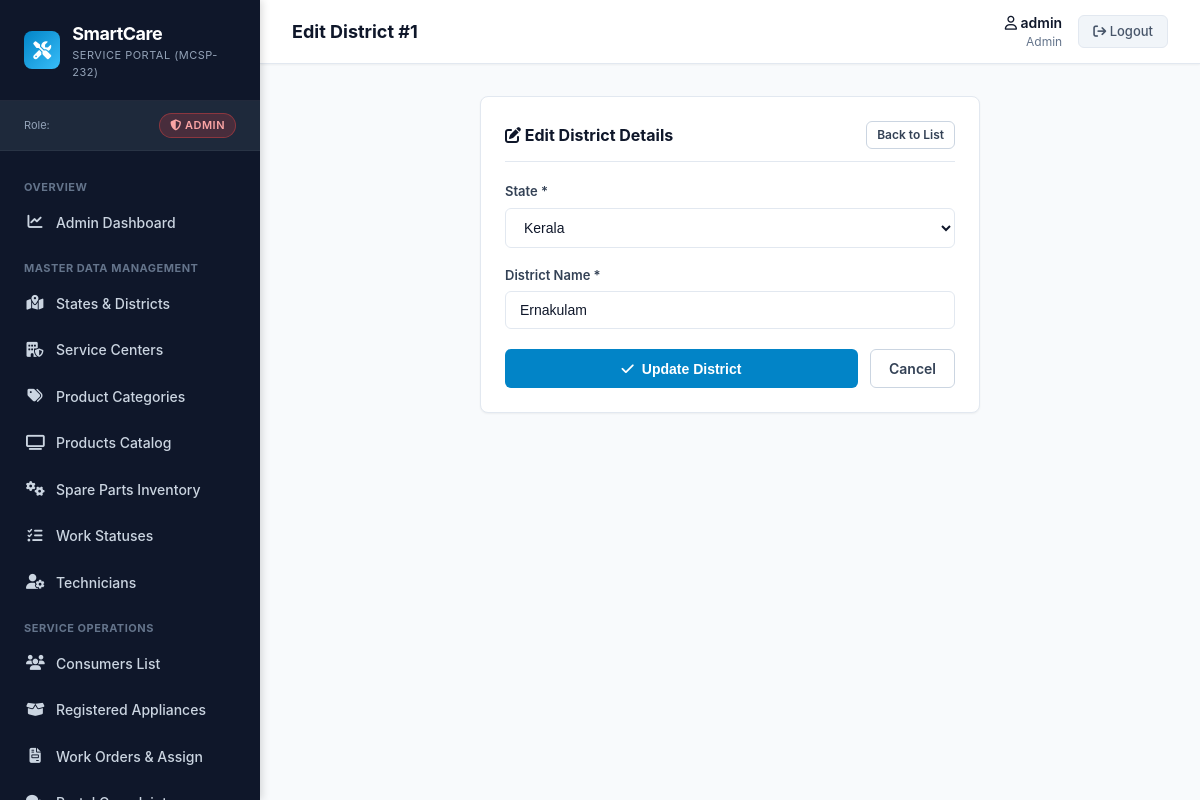
Screenshot of /manage/districts/edit/1/ (signed in) with the database file from the repository.
### accounts/models.py (models this page shows, shortened)
class District(models.Model):
    Distid = models.AutoField(primary_key=True)
    District = models.CharField(max_length=20)
    statid = models.ForeignKey(
        State,
        on_delete=models.CASCADE,
        db_column='statid',
        related_name='districts'
    )
    class Meta:
        db_table = 'District'
        verbose_name = 'District'
        verbose_name_plural = 'Districts'
        ordering = ['District']

class State(models.Model):
    statid = models.AutoField(primary_key=True)
    state = models.CharField(max_length=20)
    class Meta:
        db_table = 'state'
        verbose_name = 'State'
        verbose_name_plural = 'States'
        ordering = ['state']

### accounts/views.py (the view, shortened to what this page needs)
# urls.py: path('manage/districts/edit/<int:Distid>/', views.edit_district, name='edit_district'),
@admin_required
def edit_district(request, Distid):
    district_obj = get_object_or_404(District, Distid=Distid)
    states = State.objects.all().order_by('state')
    return render(request, 'accounts/edit_district.html', {'district': district_obj, 'states': states})

### accounts/context_processors.py (called while the page is built)
def auth_context(request):
    username = request.session.get('username')
    role = request.session.get('role')
    is_authenticated = bool(username and role)
    consumer = None
    technician = None
    if is_authenticated:
        if role == 'Consumer':
            consumer = ConsumerReg.objects.filter(email=username).first()
        elif role == 'Technician':
            technician = Technician.objects.filter(Email=username).first()
            if not technician:
                technician = Technician.objects.filter(Mob=username).first()
    return {
        'session_username': username,
        'session_role': role,
        'is_authenticated_custom': is_authenticated,
        'session_consumer': consumer,
        'session_technician': technician,
    }

### templates/accounts/edit_district.html (shortened to what this page needs)
{% extends 'base.html' %}
{% block page_title %}Edit District #{{ district.Distid }}{% endblock %}
{% block content %}
<div class="card" style="max-width: 500px; margin: 0 auto;">
    <div class="card-header">
        <h2 class="card-title"><i class="fa-solid fa-pen-to-square"></i> Edit District Details</h2>
        <a href="{% url 'accounts:manage_districts' %}" class="btn btn-secondary btn-sm">Back to List</a>
    </div>
    <form method="POST" action="{% url 'accounts:edit_district' district.Distid %}">
        <div class="form-group">
            <label class="form-label" for="statid">State *</label>
            <select id="statid" name="statid" class="form-control" required>
                {% for st in states %}
                    <option value="{{ st.statid }}" {% if district.statid_id == st.statid %}selected{% endif %}>{{ st.state }}</option>
                {% endfor %}
            </select>
        </div>
        <div class="form-group">
            <label class="form-label" for="District">District Name *</label>
            <input type="text" id="District" name="District" class="form-control" value="{{ district.District }}" required maxlength="20">
        </div>
        <div style="display: flex; gap: 12px; margin-top: 20px;">
            <button type="submit" class="btn btn-primary" style="flex: 1;">
                <i class="fa-solid fa-check"></i> Update District
            </button>
            <a href="{% url 'accounts:manage_districts' %}" class="btn btn-secondary">Cancel</a>
        </div>
    </form>
</div>
{% endblock %}

### static/css/style.css (style rules this page uses)
:root { --primary-navy: #0F172A; --secondary-navy: #1E293B; --accent-cyan: #0284C7; --accent-cyan-hover: #0369A1; --accent-cyan-light: #E0F2FE; --bg-canvas: #F8FAFC; --bg-card: #FFFFFF; --border-color: #E2E8F0; --border-focus: #38BDF8; --text-main: #0F172A; --text-muted: #64748B; --text-white: #FFFFFF; --status-green: #16A34A; --status-green-bg: #DCFCE7; --status-amber: #D97706; --status-amber-bg: #FEF3C7; --status-red: #DC2626; --status-red-bg: #FEE2E2; --status-blue: #2563EB; --status-blue-bg: #DBEAFE; --sidebar-width: 260px; --header-height: 64px; --border-radius: 8px; --box-shadow-sm: 0 1px 2px 0 rgb(0 0 0 / 0.05); --box-shadow: 0 4px 6px -1px rgb(0 0 0 / 0.1), 0 2px 4px -2px rgb(0 0 0 / 0.1); --box-shadow-lg: 0 10px 15px -3px rgb(0 0 0 / 0.1), 0 4px 6px -4px rgb(0 0 0 / 0.1); }
*, *::before, *::after { box-sizing: border-box; margin: 0; padding: 0; }
body { font-family: 'Inter', -apple-system, BlinkMacSystemFont, 'Segoe UI', Roboto, sans-serif; font-size: 14px; line-height: 1.5; color: var(--text-main); background-color: var(--bg-canvas); min-height: 100vh; }
a { color: var(--accent-cyan); text-decoration: none; transition: color 0.15s ease-in-out; }
.card { background-color: var(--bg-card); border: 1px solid var(--border-color); border-radius: var(--border-radius); box-shadow: var(--box-shadow-sm); padding: 24px; margin-bottom: 24px; }
.card-header { display: flex; justify-content: space-between; align-items: center; margin-bottom: 20px; padding-bottom: 12px; border-bottom: 1px solid var(--border-color); }
.card-title { font-size: 16px; font-weight: 700; color: var(--primary-navy); }
.btn { display: inline-flex; align-items: center; justify-content: center; gap: 8px; padding: 8px 18px; border-radius: 6px; font-size: 14px; font-weight: 600; cursor: pointer; border: 1px solid transparent; transition: all 0.15s ease; text-decoration: none; }
.btn-primary { background-color: var(--accent-cyan); color: #FFFFFF; }
.btn-secondary { background-color: #FFFFFF; color: #334155; border-color: #CBD5E1; }
.btn-sm { padding: 4px 10px; font-size: 12px; }
.form-group { margin-bottom: 18px; }
.form-label { display: block; font-size: 13px; font-weight: 600; color: #334155; margin-bottom: 6px; }
.form-control { width: 100%; padding: 10px 14px; font-size: 14px; color: var(--text-main); background-color: #FFFFFF; border: 1px solid var(--border-color); border-radius: 6px; outline: none; transition: border-color 0.15s ease, box-shadow 0.15s ease; }

### rows the page displays
District: Distid "1", statid "Kerala", District "Ernakulam"

### other values shown
{{ session_role|default:'Guest' }} "ADMIN"
{{ session_username|default:'Guest' }} "admin"
{{ session_role|default:'Not Logged In' }} "Admin"
